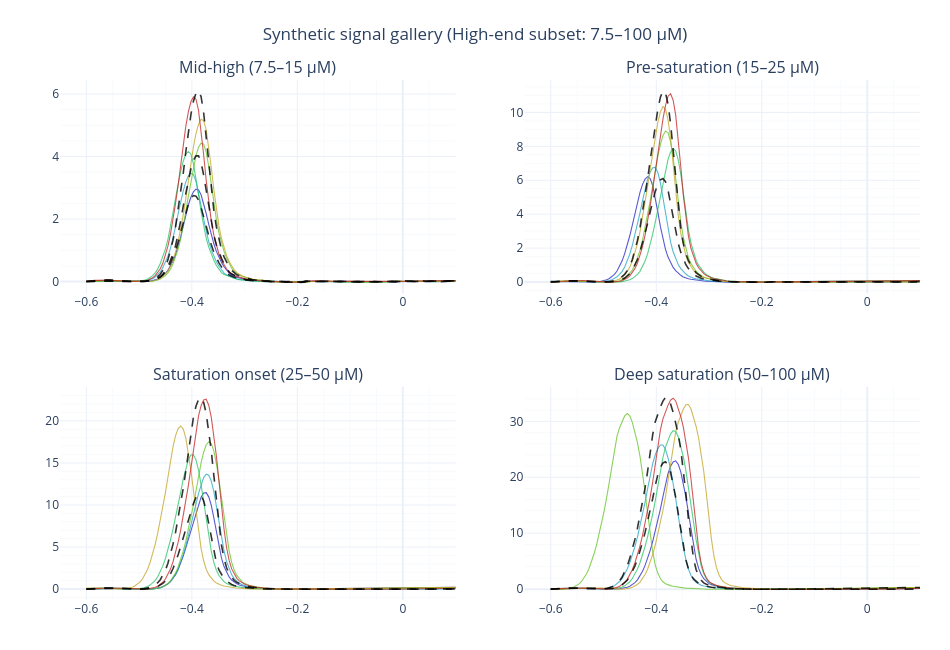

Notebook code cell kept with this figure:
### Markdown cell above
## 8 · Inspection of the Synthetic Dataset

### 8.1 · Signal gallery representative curves across the full range

### Code cell
# 4 representative concentration zones for the restricted [7.5, 100] µM range
inspection_zones_high = [
    (7.5,  15.0,  'Mid-high (7.5–15 µM)'),
    (15.0, 25.0,  'Pre-saturation (15–25 µM)'),
    (25.0, 50.0,  'Saturation onset (25–50 µM)'),
    (50.0, 100.0, 'Deep saturation (50–100 µM)'),
]

signal_gallery_figure = make_subplots(
    rows=2, cols=2, # Changed to a 2x2 grid
    subplot_titles=[z[2] for z in inspection_zones_high],
    horizontal_spacing=0.08, vertical_spacing=0.18,
)

for panel_idx, (c_lo, c_hi, _title) in enumerate(inspection_zones_high):
    # Updated grid math for 2 columns instead of 3
    row = panel_idx // 2 + 1
    col = panel_idx %  2 + 1

    # Pick up to 6 synthetic signals from this zone
    mask = (aug_concentrations >= c_lo) & (aug_concentrations <= c_hi)
    idxs = np.where(mask)[0]
    if len(idxs) == 0:
        continue
    n_show       = min(6, len(idxs))
    sample_idxs  = np.linspace(0, len(idxs) - 1, n_show, dtype=int)

    # Colour synthetic curves by concentration within the zone
    for j, si in enumerate(sample_idxs):
        real_idx = idxs[si]
        # Use HSL gradient for clear concentration ordering within the panel
        h = int(240 - 240 * (j / max(n_show - 1, 1)))
        signal_gallery_figure.add_trace(go.Scatter(
            x=potential_grid_V, y=aug_signals_I[real_idx],
            mode='lines', name=f'{aug_concentrations[real_idx]:.2f} µM',
            line=dict(color=f'hsl({h}, 70%, 45%)', width=1.1),
            opacity=0.75, showlegend=False,
            hovertemplate=(f'Synth {aug_concentrations[real_idx]:.2f} µM<br>'
                           'E = %{x:.3f} V<br>I = %{y:.4f} µA<extra></extra>'),
        ), row=row, col=col)

    # Overlay the anchor base curves in this zone (black dashed)
    for c_anc in ANCHOR_CONCENTRATIONS:
        if c_lo <= c_anc <= c_hi:
            signal_gallery_figure.add_trace(go.Scatter(
                x=potential_grid_V, y=base_curves[c_anc],
                mode='lines', name=f'{c_anc} µM anchor',
                line=dict(color='black', width=1.6, dash='dash'),
                opacity=0.8, showlegend=False,
                hovertemplate=f'Anchor {c_anc} µM<extra></extra>',
            ), row=row, col=col)

# Constrain x-axes to where the peak actually sits
for r in (1, 2):
    for c in (1, 2): # Updated to loop only over 2 columns
        signal_gallery_figure.update_xaxes(range=[-0.65, 0.10], row=r, col=c,
                                           showgrid=True, minor=dict(showgrid=True))
        signal_gallery_figure.update_yaxes(showgrid=True, minor=dict(showgrid=True),
                                           row=r, col=c)

signal_gallery_figure.update_layout(
    height=650, width=950,
    template=PLOTLY_TEMPLATE,
    title=dict(text='Synthetic signal gallery (High-end subset: 7.5–100 µM)',
               x=0.5, xanchor='center'),
    margin=dict(l=60, r=30, t=80, b=50),
    showlegend=False,
)
signal_gallery_figure.show()

### Figure 1 — Plotly figure (JSON) as saved in the notebook; plotly's stock layout.template omitted (floating-point values rounded to 4 significant figures; data arrays with more than 128 entries replaced by an {"elided": "..."} marker saying what was removed)
{"data": [{"hovertemplate": "Synth 7.97 µM<br>E = %{x:.3f} V<br>I = %{y:.4f} µA<extra></extra>", "line": {"color": "hsl(240, 70%, 45%)", "width": 1.1}, "mode": "lines", "name": "7.97 µM", "opacity": 0.75, "showlegend": false, "type": "scatter", "x": {"elided": "229 float values"}, "xaxis": "x", "y": {"elided": "229 float values"}, "yaxis": "y"}, {"hovertemplate": "Synth 8.93 µM<br>E = %{x:.3f} V<br>I = %{y:.4f} µA<extra></extra>", "line": {"color": "hsl(192, 70%, 45%)", "width": 1.1}, "mode": "lines", "name": "8.93 µM", "opacity": 0.75, "showlegend": false, "type": "scatter", "x": {"elided": "229 float values"}, "xaxis": "x", "y": {"elided": "229 float values"}, "yaxis": "y"}, {"hovertemplate": "Synth 10.32 µM<br>E = %{x:.3f} V<br>I = %{y:.4f} µA<extra></extra>", "line": {"color": "hsl(144, 70%, 45%)", "width": 1.1}, "mode": "lines", "name": "10.32 µM", "opacity": 0.75, "showlegend": false, "type": "scatter", "x": {"elided": "229 float values"}, "xaxis": "x", "y": {"elided": "229 float values"}, "yaxis": "y"}, {"hovertemplate": "Synth 10.95 µM<br>E = %{x:.3f} V<br>I = %{y:.4f} µA<extra></extra>", "line": {"color": "hsl(96, 70%, 45%)", "width": 1.1}, "mode": "lines", "name": "10.95 µM", "opacity": 0.75, "showlegend": false, "type": "scatter", "x": {"elided": "229 float values"}, "xaxis": "x", "y": {"elided": "229 float values"}, "yaxis": "y"}, {"hovertemplate": "Synth 12.87 µM<br>E = %{x:.3f} V<br>I = %{y:.4f} µA<extra></extra>", "line": {"color": "hsl(48, 70%, 45%)", "width": 1.1}, "mode": "lines", "name": "12.87 µM", "opacity": 0.75, "showlegend": false, "type": "scatter", "x": {"elided": "229 float values"}, "xaxis": "x", "y": {"elided": "229 float values"}, "yaxis": "y"}, {"hovertemplate": "Synth 14.62 µM<br>E = %{x:.3f} V<br>I = %{y:.4f} µA<extra></extra>", "line": {"color": "hsl(0, 70%, 45%)", "width": 1.1}, "mode": "lines", "name": "14.62 µM", "opacity": 0.75, "showlegend": false, "type": "scatter", "x": {"elided": "229 float values"}, "xaxis": "x", "y": {"elided": "229 float values"}, "yaxis": "y"}, {"hovertemplate": "Anchor 7.5 µM<extra></extra>", "line": {"color": "black", "dash": "dash", "width": 1.6}, "mode": "lines", "name": "7.5 µM anchor", "opacity": 0.8, "showlegend": false, "type": "scatter", "x": {"elided": "229 float values"}, "xaxis": "x", "y": {"elided": "229 float values"}, "yaxis": "y"}, {"hovertemplate": "Anchor 10.0 µM<extra></extra>", "line": {"color": "black", "dash": "dash", "width": 1.6}, "mode": "lines", "name": "10.0 µM anchor", "opacity": 0.8, "showlegend": false, "type": "scatter", "x": {"elided": "229 float values"}, "xaxis": "x", "y": {"elided": "229 float values"}, "yaxis": "y"}, {"hovertemplate": "Anchor 15.0 µM<extra></extra>", "line": {"color": "black", "dash": "dash", "width": 1.6}, "mode": "lines", "name": "15.0 µM anchor", "opacity": 0.8, "showlegend": false, "type": "scatter", "x": {"elided": "229 float values"}, "xaxis": "x", "y": {"elided": "229 float values"}, "yaxis": "y"}, {"hovertemplate": "Synth 15.28 µM<br>E = %{x:.3f} V<br>I = %{y:.4f} µA<extra></extra>", "line": {"color": "hsl(240, 70%, 45%)", "width": 1.1}, "mode": "lines", "name": "15.28 µM", "opacity": 0.75, "showlegend": false, "type": "scatter", "x": {"elided": "229 float values"}, "xaxis": "x2", "y": {"elided": "229 float values"}, "yaxis": "y2"}, {"hovertemplate": "Synth 16.49 µM<br>E = %{x:.3f} V<br>I = %{y:.4f} µA<extra></extra>", "line": {"color": "hsl(192, 70%, 45%)", "width": 1.1}, "mode": "lines", "name": "16.49 µM", "opacity": 0.75, "showlegend": false, "type": "scatter", "x": {"elided": "229 float values"}, "xaxis": "x2", "y": {"elided": "229 float values"}, "yaxis": "y2"}, {"hovertemplate": "Synth 18.56 µM<br>E = %{x:.3f} V<br>I = %{y:.4f} µA<extra></extra>", "line": {"color": "hsl(144, 70%, 45%)", "width": 1.1}, "mode": "lines", "name": "18.56 µM", "opacity": 0.75, "showlegend": false, "type": "scatter", "x": {"elided": "229 float values"}, "xaxis": "x2", "y": {"elided": "229 float values"}, "yaxis": "y2"}, {"hovertemplate": "Synth 20.54 µM<br>E = %{x:.3f} V<br>I = %{y:.4f} µA<extra></extra>", "line": {"color": "hsl(96, 70%, 45%)", "width": 1.1}, "mode": "lines", "name": "20.54 µM", "opacity": 0.75, "showlegend": false, "type": "scatter", "x": {"elided": "229 float values"}, "xaxis": "x2", "y": {"elided": "229 float values"}, "yaxis": "y2"}, {"hovertemplate": "Synth 23.18 µM<br>E = %{x:.3f} V<br>I = %{y:.4f} µA<extra></extra>", "line": {"color": "hsl(48, 70%, 45%)", "width": 1.1}, "mode": "lines", "name": "23.18 µM", "opacity": 0.75, "showlegend": false, "type": "scatter", "x": {"elided": "229 float values"}, "xaxis": "x2", "y": {"elided": "229 float values"}, "yaxis": "y2"}, {"hovertemplate": "Synth 24.76 µM<br>E = %{x:.3f} V<br>I = %{y:.4f} µA<extra></extra>", "line": {"color": "hsl(0, 70%, 45%)", "width": 1.1}, "mode": "lines", "name": "24.76 µM", "opacity": 0.75, "showlegend": false, "type": "scatter", "x": {"elided": "229 float values"}, "xaxis": "x2", "y": {"elided": "229 float values"}, "yaxis": "y2"}, {"hovertemplate": "Anchor 15.0 µM<extra></extra>", "line": {"color": "black", "dash": "dash", "width": 1.6}, "mode": "lines", "name": "15.0 µM anchor", "opacity": 0.8, "showlegend": false, "type": "scatter", "x": {"elided": "229 float values"}, "xaxis": "x2", "y": {"elided": "229 float values"}, "yaxis": "y2"}, {"hovertemplate": "Anchor 25.0 µM<extra></extra>", "line": {"color": "black", "dash": "dash", "width": 1.6}, "mode": "lines", "name": "25.0 µM anchor", "opacity": 0.8, "showlegend": false, "type": "scatter", "x": {"elided": "229 float values"}, "xaxis": "x2", "y": {"elided": "229 float values"}, "yaxis": "y2"}, {"hovertemplate": "Synth 25.56 µM<br>E = %{x:.3f} V<br>I = %{y:.4f} µA<extra></extra>", "line": {"color": "hsl(240, 70%, 45%)", "width": 1.1}, "mode": "lines", "name": "25.56 µM", "opacity": 0.75, "showlegend": false, "type": "scatter", "x": {"elided": "229 float values"}, "xaxis": "x3", "y": {"elided": "229 float values"}, "yaxis": "y3"}, {"hovertemplate": "Synth 29.87 µM<br>E = %{x:.3f} V<br>I = %{y:.4f} µA<extra></extra>", "line": {"color": "hsl(192, 70%, 45%)", "width": 1.1}, "mode": "lines", "name": "29.87 µM", "opacity": 0.75, "showlegend": false, "type": "scatter", "x": {"elided": "229 float values"}, "xaxis": "x3", "y": {"elided": "229 float values"}, "yaxis": "y3"}, {"hovertemplate": "Synth 34.44 µM<br>E = %{x:.3f} V<br>I = %{y:.4f} µA<extra></extra>", "line": {"color": "hsl(144, 70%, 45%)", "width": 1.1}, "mode": "lines", "name": "34.44 µM", "opacity": 0.75, "showlegend": false, "type": "scatter", "x": {"elided": "229 float values"}, "xaxis": "x3", "y": {"elided": "229 float values"}, "yaxis": "y3"}, {"hovertemplate": "Synth 37.59 µM<br>E = %{x:.3f} V<br>I = %{y:.4f} µA<extra></extra>", "line": {"color": "hsl(96, 70%, 45%)", "width": 1.1}, "mode": "lines", "name": "37.59 µM", "opacity": 0.75, "showlegend": false, "type": "scatter", "x": {"elided": "229 float values"}, "xaxis": "x3", "y": {"elided": "229 float values"}, "yaxis": "y3"}, {"hovertemplate": "Synth 41.52 µM<br>E = %{x:.3f} V<br>I = %{y:.4f} µA<extra></extra>", "line": {"color": "hsl(48, 70%, 45%)", "width": 1.1}, "mode": "lines", "name": "41.52 µM", "opacity": 0.75, "showlegend": false, "type": "scatter", "x": {"elided": "229 float values"}, "xaxis": "x3", "y": {"elided": "229 float values"}, "yaxis": "y3"}, {"hovertemplate": "Synth 49.69 µM<br>E = %{x:.3f} V<br>I = %{y:.4f} µA<extra></extra>", "line": {"color": "hsl(0, 70%, 45%)", "width": 1.1}, "mode": "lines", "name": "49.69 µM", "opacity": 0.75, "showlegend": false, "type": "scatter", "x": {"elided": "229 float values"}, "xaxis": "x3", "y": {"elided": "229 float values"}, "yaxis": "y3"}, {"hovertemplate": "Anchor 25.0 µM<extra></extra>", "line": {"color": "black", "dash": "dash", "width": 1.6}, "mode": "lines", "name": "25.0 µM anchor", "opacity": 0.8, "showlegend": false, "type": "scatter", "x": {"elided": "229 float values"}, "xaxis": "x3", "y": {"elided": "229 float values"}, "yaxis": "y3"}, {"hovertemplate": "Anchor 50.0 µM<extra></extra>", "line": {"color": "black", "dash": "dash", "width": 1.6}, "mode": "lines", "name": "50.0 µM anchor", "opacity": 0.8, "showlegend": false, "type": "scatter", "x": {"elided": "229 float values"}, "xaxis": "x3", "y": {"elided": "229 float values"}, "yaxis": "y3"}, {"hovertemplate": "Synth 50.57 µM<br>E = %{x:.3f} V<br>I = %{y:.4f} µA<extra></extra>", "line": {"color": "hsl(240, 70%, 45%)", "width": 1.1}, "mode": "lines", "name": "50.57 µM", "opacity": 0.75, "showlegend": false, "type": "scatter", "x": {"elided": "229 float values"}, "xaxis": "x4", "y": {"elided": "229 float values"}, "yaxis": "y4"}, {"hovertemplate": "Synth 60.23 µM<br>E = %{x:.3f} V<br>I = %{y:.4f} µA<extra></extra>", "line": {"color": "hsl(192, 70%, 45%)", "width": 1.1}, "mode": "lines", "name": "60.23 µM", "opacity": 0.75, "showlegend": false, "type": "scatter", "x": {"elided": "229 float values"}, "xaxis": "x4", "y": {"elided": "229 float values"}, "yaxis": "y4"}, {"hovertemplate": "Synth 68.87 µM<br>E = %{x:.3f} V<br>I = %{y:.4f} µA<extra></extra>", "line": {"color": "hsl(144, 70%, 45%)", "width": 1.1}, "mode": "lines", "name": "68.87 µM", "opacity": 0.75, "showlegend": false, "type": "scatter", "x": {"elided": "229 float values"}, "xaxis": "x4", "y": {"elided": "229 float values"}, "yaxis": "y4"}, {"hovertemplate": "Synth 81.02 µM<br>E = %{x:.3f} V<br>I = %{y:.4f} µA<extra></extra>", "line": {"color": "hsl(96, 70%, 45%)", "width": 1.1}, "mode": "lines", "name": "81.02 µM", "opacity": 0.75, "showlegend": false, "type": "scatter", "x": {"elided": "229 float values"}, "xaxis": "x4", "y": {"elided": "229 float values"}, "yaxis": "y4"}, {"hovertemplate": "Synth 90.27 µM<br>E = %{x:.3f} V<br>I = %{y:.4f} µA<extra></extra>", "line": {"color": "hsl(48, 70%, 45%)", "width": 1.1}, "mode": "lines", "name": "90.27 µM", "opacity": 0.75, "showlegend": false, "type": "scatter", "x": {"elided": "229 float values"}, "xaxis": "x4", "y": {"elided": "229 float values"}, "yaxis": "y4"}, {"hovertemplate": "Synth 99.08 µM<br>E = %{x:.3f} V<br>I = %{y:.4f} µA<extra></extra>", "line": {"color": "hsl(0, 70%, 45%)", "width": 1.1}, "mode": "lines", "name": "99.08 µM", "opacity": 0.75, "showlegend": false, "type": "scatter", "x": {"elided": "229 float values"}, "xaxis": "x4", "y": {"elided": "229 float values"}, "yaxis": "y4"}, {"hovertemplate": "Anchor 50.0 µM<extra></extra>", "line": {"color": "black", "dash": "dash", "width": 1.6}, "mode": "lines", "name": "50.0 µM anchor", "opacity": 0.8, "showlegend": false, "type": "scatter", "x": {"elided": "229 float values"}, "xaxis": "x4", "y": {"elided": "229 float values"}, "yaxis": "y4"}, {"hovertemplate": "Anchor 100.0 µM<extra></extra>", "line": {"color": "black", "dash": "dash", "width": 1.6}, "mode": "lines", "name": "100.0 µM anchor", "opacity": 0.8, "showlegend": false, "type": "scatter", "x": {"elided": "229 float values"}, "xaxis": "x4", "y": {"elided": "229 float values"}, "yaxis": "y4"}], "layout": {"annotations": [{"font": {"size": 16}, "showarrow": false, "text": "Mid-high (7.5–15 µM)", "x": 0.23, "xanchor": "center", "xref": "paper", "y": 1, "yanchor": "bottom", "yref": "paper"}, {"font": {"size": 16}, "showarrow": false, "text": "Pre-saturation (15–25 µM)", "x": 0.77, "xanchor": "center", "xref": "paper", "y": 1, "yanchor": "bottom", "yref": "paper"}, {"font": {"size": 16}, "showarrow": false, "text": "Saturation onset (25–50 µM)", "x": 0.23, "xanchor": "center", "xref": "paper", "y": 0.41, "yanchor": "bottom", "yref": "paper"}, {"font": {"size": 16}, "showarrow": false, "text": "Deep saturation (50–100 µM)", "x": 0.77, "xanchor": "center", "xref": "paper", "y": 0.41, "yanchor": "bottom", "yref": "paper"}], "height": 650, "margin": {"b": 50, "l": 60, "r": 30, "t": 80}, "showlegend": false, "title": {"text": "Synthetic signal gallery (High-end subset: 7.5–100 µM)", "x": 0.5, "xanchor": "center"}, "width": 950, "xaxis": {"anchor": "y", "domain": [0, 0.46], "minor": {"showgrid": true}, "range": [-0.65, 0.1], "showgrid": true}, "xaxis2": {"anchor": "y2", "domain": [0.54, 1], "minor": {"showgrid": true}, "range": [-0.65, 0.1], "showgrid": true}, "xaxis3": {"anchor": "y3", "domain": [0, 0.46], "minor": {"showgrid": true}, "range": [-0.65, 0.1], "showgrid": true}, "xaxis4": {"anchor": "y4", "domain": [0.54, 1], "minor": {"showgrid": true}, "range": [-0.65, 0.1], "showgrid": true}, "yaxis": {"anchor": "x", "domain": [0.59, 1], "minor": {"showgrid": true}, "showgrid": true}, "yaxis2": {"anchor": "x2", "domain": [0.59, 1], "minor": {"showgrid": true}, "showgrid": true}, "yaxis3": {"anchor": "x3", "domain": [0, 0.41], "minor": {"showgrid": true}, "showgrid": true}, "yaxis4": {"anchor": "x4", "domain": [0, 0.41], "minor": {"showgrid": true}, "showgrid": true}}}
